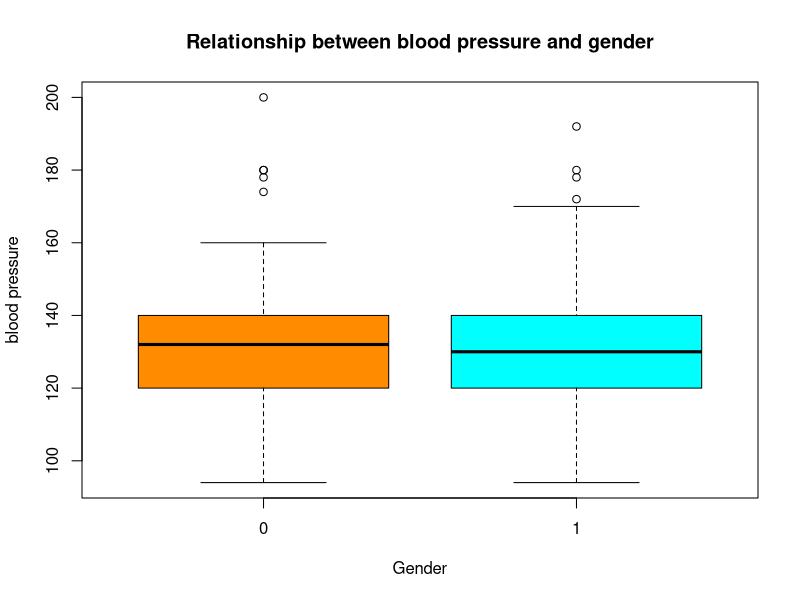

Here is the R script that generated this plot:



heart_data <- read.csv(file = 'heart.csv', header=FALSE, sep=" ")
# "age", "sex", "cp", "trestbps”, “chol"

names(heart_data) <- c("age", "sex", "cp", "trestbps", "chol")
# data2 <- filter(heart_data['sex']==1, heart_data['trestbps']>120) 
# heart_data$sex[heart_data$sex == 1]
heart_data.men<- subset(heart_data,sex==0 & trestbps>120 )
dim(heart_data.men) # dim 58 14
heart_data.women<- subset(heart_data,sex==1 & trestbps>120 )
dim(heart_data.women) #dim 121  14
dim(heart_data)# dim 270  14

############################################################
# Find the average age of women and men who have blood pressure above 120 separately.
women_mean_age_bp120<- mean(heart_data.women$age) #54.93388
men_mean_age_bp120<- mean(heart_data.men$age) #57

###################### boxplot #############################
# Draw a boxplot of blood pressure based on gender and save it in a PDF file.
# trestbps_men<- subset(heart_data,trestbps & sex==0)
# trestbps_women<- subset(heart_data,trestbps & sex==1)
# boxplot(trestbps_men$trestbps, )
# boxplot(trestbps_women$trestbps)
pdf("boxplot.pdf")
boxplot(trestbps~sex,heart_data, col = c("darkorange","cyan"), xlab = "Gender",
        ylab = "blood pressure", main = "Relationship between blood pressure and gender")
dev.off()

